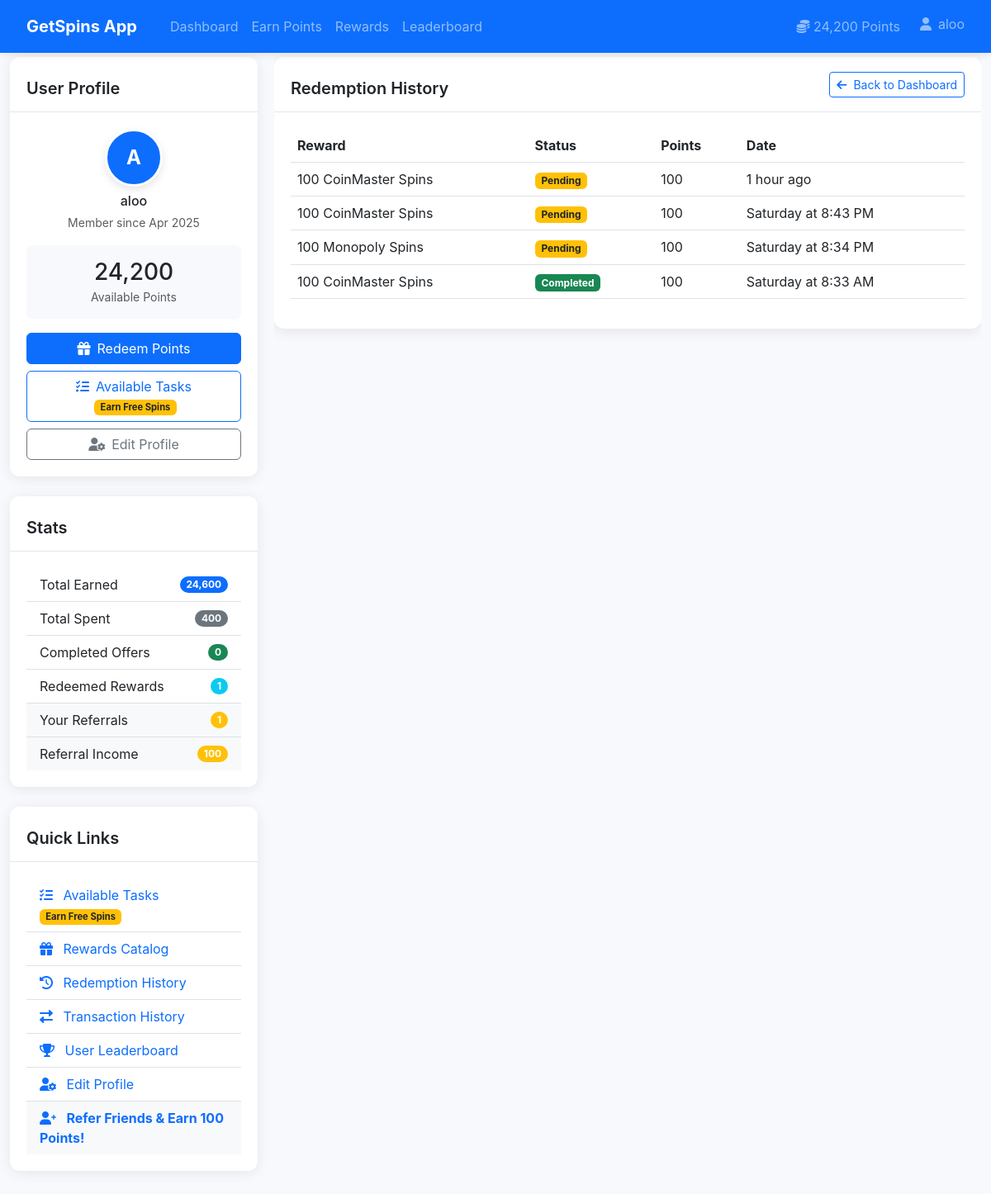
Before: /redemption_history.php (signed in) with the older database file.
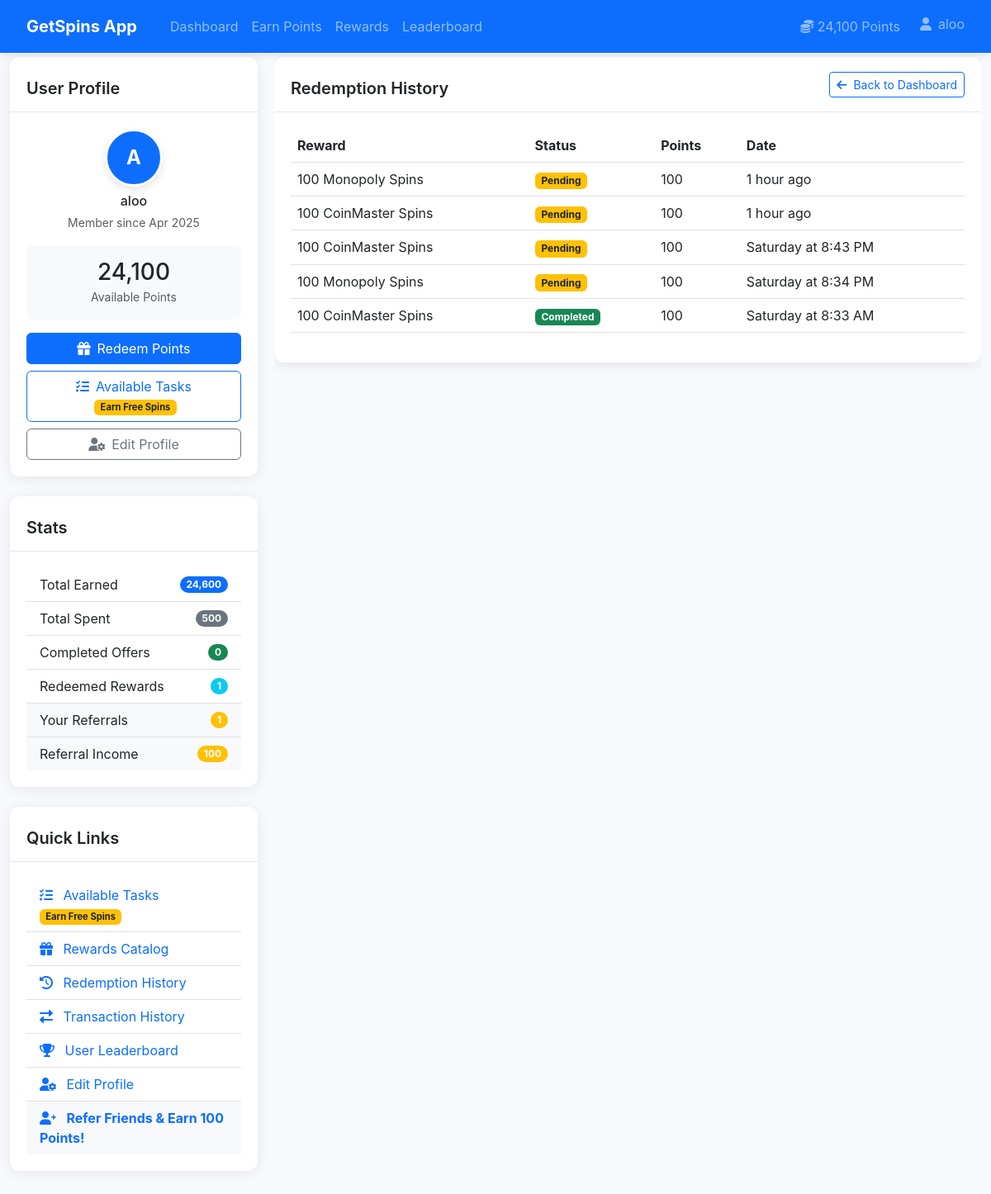
After: the same page with the newer database file.
### tables this page shows
CREATE TABLE users (
            id INTEGER PRIMARY KEY AUTOINCREMENT,
            username TEXT NOT NULL UNIQUE,
            email TEXT NOT NULL UNIQUE,
            password TEXT NOT NULL,
            points INTEGER NOT NULL DEFAULT 0,
            is_admin INTEGER NOT NULL DEFAULT 0,
            created_at TIMESTAMP DEFAULT CURRENT_TIMESTAMP,
            updated_at TIMESTAMP DEFAULT CURRENT_TIMESTAMP
        , referral_code TEXT, referred_by INTEGER, is_blocked INTEGER DEFAULT 0 NOT NULL);

CREATE TABLE redemptions (
            id INTEGER PRIMARY KEY AUTOINCREMENT,
            user_id INTEGER NOT NULL,
            reward_id INTEGER NOT NULL,
            points_used INTEGER NOT NULL,
            status TEXT NOT NULL DEFAULT 'pending',
            created_at TIMESTAMP DEFAULT CURRENT_TIMESTAMP,
            updated_at TIMESTAMP DEFAULT CURRENT_TIMESTAMP, redemption_details TEXT,
            FOREIGN KEY (user_id) REFERENCES users(id) ON DELETE CASCADE,
            FOREIGN KEY (reward_id) REFERENCES rewards(id) ON DELETE CASCADE
        );

CREATE TABLE rewards (
            id INTEGER PRIMARY KEY AUTOINCREMENT,
            name TEXT NOT NULL,
            description TEXT,
            points_required INTEGER NOT NULL,
            is_active INTEGER NOT NULL DEFAULT 1,
            created_at TIMESTAMP DEFAULT CURRENT_TIMESTAMP,
            updated_at TIMESTAMP DEFAULT CURRENT_TIMESTAMP
        );

### includes/db.php (called while the page is built, shortened)
<?php
class Database {
    private static $instance;
    public static function getInstance() {
        if (!self::$instance) {
            self::$instance = new self();
        }
        return self::$instance;
    }
}
?>

### includes/auth.php (called while the page is built, shortened)
<?php
require_once 'db.php';
class Auth {
    private $db;
    public function __construct() {
        $this->db = Database::getInstance();
    }
    public function isLoggedIn() {
        return isset($_SESSION['logged_in']) && $_SESSION['logged_in'] === true;
    }
    public function getUser() {
        $user_id = $_SESSION['user_id'];
        $conn = $this->db->getConnection();
        try {
            $stmt = $conn->prepare("SELECT id, username, email, points, is_admin, created_at, referral_code, referred_by FROM users WHERE id = :user_id");
            $stmt->bindValue(':user_id', $user_id);
            $stmt->execute();
            $user = $stmt->fetch(PDO::FETCH_ASSOC);
            return $user;
        } catch (PDOException $e) {
            error_log('Error getting user: ' . $e->getMessage());
            return null;
        }
    }
}
?>

### includes/functions.php (called while the page is built, shortened)
<?php
require_once 'db.php';
function formatDate($date_string) {
    $date = new DateTime($date_string);
    $now = new DateTime();
    $diff = $now->diff($date);
    if ($diff->days == 0) {
        return $diff->h . " hour" . ($diff->h > 1 ? "s" : "") . " ago";
    } else if ($diff->days == 1) {
        return "Yesterday at " . $date->format('g:i A');
    } else if ($diff->days < 7) {
        return $date->format('l') . " at " . $date->format('g:i A');
    } else {
        return $date->format('M j, Y') . " at " . $date->format('g:i A');
    }
}
function getUserStats($user_id) {
    $db = Database::getInstance();
    $conn = $db->getConnection();
    try {
        $stmt = $conn->prepare("SELECT SUM(points) as total_earned FROM transactions WHERE user_id = :user_id AND type = 'earn'");
        $stmt->bindValue(':user_id', $user_id);
        $stmt->execute();
        $result = $stmt->fetch(PDO::FETCH_ASSOC);
        $total_earned = $result['total_earned'] ?: 0;
        $stmt = $conn->prepare("SELECT SUM(points) as total_spent FROM transactions WHERE user_id = :user_id AND type = 'spend'");
        $stmt->bindValue(':user_id', $user_id);
        $stmt->execute();
        $result = $stmt->fetch(PDO::FETCH_ASSOC);
        $total_spent = $result['total_spent'] ?: 0;
        $stmt = $conn->prepare("SELECT COUNT(*) as completed_offers FROM user_offers WHERE user_id = :user_id AND completed = 1");
        $stmt->bindValue(':user_id', $user_id);
        $stmt->execute();
        $result = $stmt->fetch(PDO::FETCH_ASSOC);
        $completed_offers = $result['completed_offers'] ?: 0;
        $stmt = $conn->prepare("SELECT COUNT(*) as redeemed_rewards FROM redemptions WHERE user_id = :user_id AND status = 'completed'");
        $stmt->bindValue(':user_id', $user_id);
        $stmt->execute();
        $result = $stmt->fetch(PDO::FETCH_ASSOC);
        $redeemed_rewards = $result['redeemed_rewards'] ?: 0;
        $stmt = $conn->prepare("SELECT points FROM users WHERE id = :user_id");
        $stmt->bindValue(':user_id', $user_id);
        $stmt->execute();
        $result = $stmt->fetch(PDO::FETCH_ASSOC);
        $current_points = $result['points'] ?: 0;
        $stmt = $conn->prepare("SELECT COUNT(*) as total_referrals FROM referrals WHERE referrer_id = :user_id");
        $stmt->bindValue(':user_id', $user_id);
        $stmt->execute();
        $result = $stmt->fetch(PDO::FETCH_ASSOC);
        $total_referrals = $result['total_referrals'] ?: 0;
        $stmt = $conn->prepare("SELECT SUM(points) as referral_income FROM transactions
                               WHERE user_id = :user_id AND type = 'earn' AND description LIKE 'Referral bonus%'");
        $stmt->bindValue(':user_id', $user_id);
        $stmt->execute();
        $result = $stmt->fetch(PDO::FETCH_ASSOC);
        $referral_income = $result['referral_income'] ?: 0;
        return [
            'total_earned' => $total_earned,
            'total_spent' => $total_spent,
            'completed_offers' => $completed_offers,
            'redeemed_rewards' => $redeemed_rewards,
            'current_points' => $current_points,
            'total_referrals' => $total_referrals,
            'referral_income' => $referral_income
        ];
    } catch (PDOException $e) {
        error_log("Error getting user stats: " . $e->getMessage());
        return [
            'total_earned' => 0,
            'total_spent' => 0,
            'completed_offers' => 0,
            'redeemed_rewards' => 0,
            'current_points' => 0,
            'total_referrals' => 0,
            'referral_income' => 0
        ];
    }
}
function getUserRedemptions($user_id) {
    $db = Database::getInstance();
    $conn = $db->getConnection();
    try {
        $stmt = $conn->prepare("
            SELECT r.*, rw.name, rw.points_required
            FROM redemptions r
            JOIN rewards rw ON r.reward_id = rw.id
            WHERE r.user_id = :user_id
            ORDER BY r.created_at DESC
        ");
        $stmt->bindValue(':user_id', $user_id);
        $stmt->execute();
        $redemptions = [];
        while ($row = $stmt->fetch(PDO::FETCH_ASSOC)) {
            $redemptions[] = $row;
        }
        return $redemptions;
    } catch (PDOException $e) {
        error_log("Error getting user redemptions: " . $e->getMessage());
        return [];
    }
}
function formatPoints($points) {
    $pointsValue = intval($points);
    return number_format($pointsValue);
}
?>

### redemption_history.php (the view, shortened to what the changed rows need)
<?php
require_once 'includes/config.php';
require_once 'includes/auth.php';
require_once 'includes/functions.php';
$auth = new Auth();
$current_user = $auth->getUser();
$user_id = $current_user['id'];
$redemptions = getUserRedemptions($user_id);
include 'includes/header.php';
?>
<div class="dashboard-container">
    <div class="dashboard-sidebar d-none d-md-block">
        <?php include 'includes/sidebar.php'; ?>
    </div>
    <div class="dashboard-content w-100">
        <div class="card mx-0">
            <div class="card-body">
                <?php if (count($redemptions) > 0): ?>
                <div class="table-responsive">
                    <table class="table table-hover">
                        <thead>
                            <tr>
                                <th>Reward</th>
                                <th>Status</th>
                                <th>Points</th>
                                <th>Date</th>
                            </tr>
                        </thead>
                        <tbody>
                            <?php foreach ($redemptions as $redemption): ?>
                            <tr>
                                <td><?php echo htmlspecialchars($redemption['name']); ?></td>
                                <td>
                                    <?php if ($redemption['status'] === 'pending'): ?>
                                        <span class="badge bg-warning text-dark">Pending</span>
                                    <?php elseif ($redemption['status'] === 'completed'): ?>
                                        <span class="badge bg-success">Completed</span>
                                    <?php elseif ($redemption['status'] === 'rejected'): ?>
                                        <span class="badge bg-danger">Rejected</span>
                                    <?php else: ?>
                                        <span class="badge bg-secondary"><?php echo ucfirst($redemption['status']); ?></span>
                                    <?php endif; ?>
                                </td>
                                <td><?php echo formatPoints($redemption['points_required'] ?? 0); ?></td>
                                <td><?php echo formatDate($redemption['created_at']); ?></td>
                            </tr>
                            <?php endforeach; ?>
                        </tbody>
                    </table>
                </div>
                <?php else: ?>
                <div class="alert alert-info">
                    <p class="text-center mb-0">You haven't redeemed any rewards yet. Visit the Rewards page to redeem your points!</p>
                </div>
                <?php endif; ?>
            </div>
        </div>
    </div>
</div>
<?php include 'includes/dashboard_footer.php'; ?>

### includes/header.php (shortened to what the changed rows need)
<?php
require_once 'includes/config.php';
require_once 'includes/auth.php';
require_once 'includes/functions.php';
require_once 'includes/db.php';
$auth = new Auth();
$current_user = $auth->getUser();
$current_page = basename($_SERVER['PHP_SELF']);
$request_uri = $_SERVER['REQUEST_URI'];
$request_path = parse_url($request_uri, PHP_URL_PATH);
$request_path = trim($request_path, '/');
?>
<!DOCTYPE html>
<html lang="en">
<head>
    <link href="https://cdn.jsdelivr.net/npm/bootstrap@5.3.0-alpha1/dist/css/bootstrap.min.css" rel="stylesheet">
    <link href="https://cdnjs.cloudflare.com/ajax/libs/font-awesome/6.0.0/css/all.min.css" rel="stylesheet">
    <link href="/assets/css/style.css" rel="stylesheet">
    <link href="/assets/css/new-promo-slider.css" rel="stylesheet">
</head>
<?php
$body_class = '';
?>
<body class="<?php echo $body_class; ?>">
    <nav class="navbar navbar-expand-lg navbar-dark bg-primary fixed-header">
        <div class="container px-3">
            <?php if ($auth->isLoggedIn()): ?>
            <div class="navbar-collapse" id="navbarNav">
                <ul class="navbar-nav me-auto">
                    <li class="nav-item">
                        <a class="nav-link" href="/dashboard">Dashboard</a>
                    </li>
                    <li class="nav-item">
                        <a class="nav-link" href="/tasks">Earn Points</a>
                    </li>
                    <li class="nav-item">
                        <a class="nav-link" href="/rewards">Rewards</a>
                    </li>
                    <li class="nav-item">
                        <a class="nav-link" href="/leaderboard">Leaderboard</a>
                    </li>
                </ul>
                <ul class="navbar-nav ms-auto">
                    <li class="nav-item">
                        <a class="nav-link" href="#">
                            <i class="fas fa-coins"></i> <?php echo formatPoints($current_user['points']); ?> Points
                        </a>
                    </li>
                    <li class="nav-item dropdown">
                        <a class="nav-link dropdown-toggle" href="#" id="navbarDropdown" role="button" data-bs-toggle="dropdown" aria-expanded="false">
                            <i class="fas fa-user"></i> <?php echo htmlspecialchars($current_user['username']); ?>
                        </a>
                    </li>
                </ul>
            </div>
            <?php endif; ?>
        </div>
    </nav>
    <div class="<?php
        if (($current_page === 'index.php' || $request_path === '' || $request_path === 'index') && !$auth->isLoggedIn()) {
            echo 'full-width-container';
        } else {
            echo $auth->isLoggedIn() ? 'container py-4 content-with-fixed-header' : 'container py-4';
        }
    ?>"><?php

### includes/sidebar.php (shortened to what the changed rows need)
<?php
require_once 'includes/auth.php';
require_once 'includes/functions.php';
$auth = new Auth();
$current_user = $auth->getUser();
$stats = getUserStats($current_user['id']);
?>
<div class="card mb-4 d-none d-md-block">
    <div class="card-body">
        <div class="text-center mb-3">
            <div class="avatar-placeholder bg-primary text-white rounded-circle mx-auto mb-2" style="width: 70px; height: 70px; font-size: 1.5rem;">
                <?php echo strtoupper(substr($current_user['username'], 0, 1)); ?>
            </div>
            <div>
                <h6 class="mb-1"><?php echo htmlspecialchars($current_user['username']); ?></h6>
                <small class="text-muted">Member since <?php echo date('M Y', strtotime($current_user['created_at'])); ?></small>
            </div>
        </div>
        <div class="points-display text-center mb-3">
            <h3 class="mb-0"><?php echo formatPoints($current_user['points']); ?></h3>
            <small class="text-muted">Available Points</small>
        </div>
    </div>
</div>
<div class="card mb-4">
    <div class="card-body">
        <ul class="list-group list-group-flush">
            <li class="list-group-item d-flex justify-content-between align-items-center">
                Total Spent
                <span class="badge bg-secondary rounded-pill"><?php echo formatPoints($stats['total_spent']); ?></span>
            </li>
        </ul>
    </div>
</div>

Changed rows visible on the page:
changed users "aloo": points "24,200" → "24,100"
added redemptions: reward.name "100 Monopoly Spins", status "Pending", reward.points_required "100", created_at "1 hour ago"
Other visible differences:
formatPoints($stats['total_spent']): "400" → "500"
